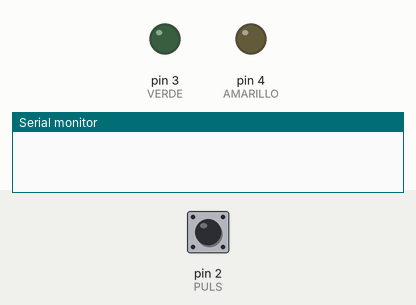
A sketch run on a simulated Arduino Uno, built with avr-gcc and run on an emulated ATmega328P. Parts: output pins drawn as LEDs (lit = HIGH), the last lines printed to the serial monitor. The test bench sets the inputs (shaded band); at power-on: pin 2 (PULS) LOW.

Above: at 1.2 s.
1.3 s: pin 2 (PULS) pulled HIGH for 0.15 s
At 2.5 s:
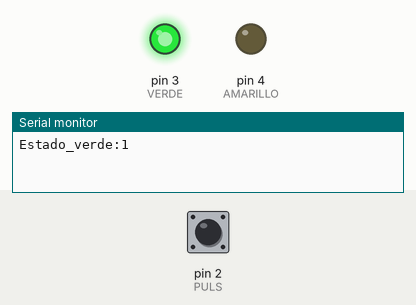
2.9 s: pin 2 (PULS) pulled HIGH for 1 s
At 3.6 s:
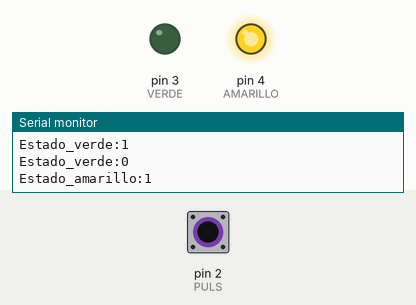
5.4 s: pin 2 (PULS) pulled HIGH for 3.2 s
At 5.9 s:
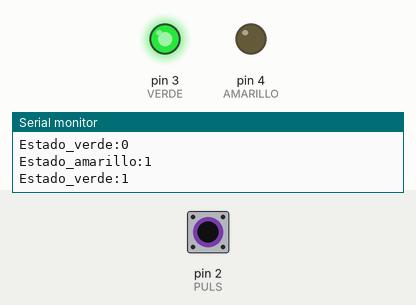
Timing chart, 0 to 16.1 s (numbered marks = the images above; inputs shaded):
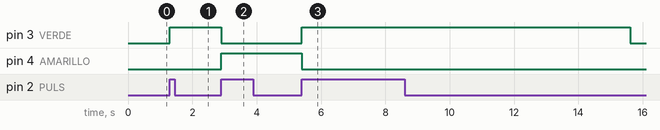

Measured:
- after the input at 1.3 s, pin 3 (VERDE): LOW → HIGH at once
- after the input at 2.9 s, pin 3 (VERDE): HIGH → LOW at once; pin 4 (AMARILLO): LOW → HIGH at once
- after the input at 5.4 s, pin 3 (VERDE): LOW → HIGH at once, → LOW 10.2 s later; pin 4 (AMARILLO): HIGH → LOW after 0.00 s instead of 5.5 s

The sketch:

xanela01.ino
```cpp
// C++ code
//
/*
 * Programa para controlar a subida e baixada dunha vidro "tipo luna de coche".
 *
 * Neste programa facemos que no momento que accionamos o pulsador (pin 2), este move o
 * motor 1 (pin 3), se non facemos nada en 7s este detense el só. Pola contra, se cando se está
 * accionando prememos o pulsador, este fará que o motor 1 pare e comece a funcionar o
 * motor 2 (pin 4) da mesma maneira que o motor 1.
 *
 * Autor: Francisco Mos
 * Data: Febreiro 2024
 */

//Declarar entradas e saídas.
#define PULS 2
#define VERDE 3
#define AMARILLO 4

//Variables globales.
int tempo = 700;
int contador = 0;
int estado_verde = 0;
int estado_amarillo = 0;

void setup(){
 pinMode(PULS, INPUT);
 pinMode(VERDE, OUTPUT);
 pinMode(AMARILLO, OUTPUT);
 Serial.begin(9600);
}

void loop() {
 if(digitalRead(PULS) == 1) {
   //Lemos o estado do pulsador e actuamos sobre a variable do pulsador para
   //encender o primeiro motor.
   estado_verde = !estado_verde;
   Serial.print("Estado_verde:"); Serial.println(estado_verde);
   contador = tempo * estado_verde;
   digitalWrite(VERDE, estado_verde);
   digitalWrite(AMARILLO, LOW);
   estado_amarillo = 0;
   if(estado_verde == 0){
     //No momento que pulsamos o pulsador, e o motor 1 funciona,este apagase e
     //encendese o motor 2.
     estado_amarillo = !estado_amarillo;
     Serial.print("Estado_amarillo:"); Serial.println(estado_amarillo);
     contador = tempo * estado_amarillo;
     digitalWrite(AMARILLO, estado_amarillo);
    }

   while(digitalRead(PULS) == 1) {
     delay(0);
   }
}

  if (contador > 0) {
  contador -= 1;
  delay(10);
  }
  else {
   digitalWrite(VERDE, LOW);
   digitalWrite(AMARILLO, LOW);
   estado_verde = 0;
   estado_amarillo = 0;
   //Frozase o apagado dos motores e a posta a 0 das variables dos mesmos
   //despois de pasar o tempo establecido.
 }
}
```
